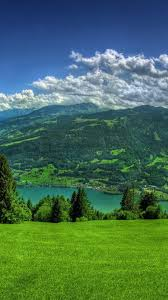
#> input picture index1.jpg, 168 x 300 px
$ python RGBtoGray.py
#> lines starting #> are read from the running program, lines starting #| are printed output that depends on the picture
import numpy as np
from PIL import Image


class scale:
      def convert(self,image):
#> called with image = 'index1.jpg'
          arra=np.array(Image.open(image))
#> arra is the input picture: shape (300, 168, 3); mean R, G, B 70.5, 110.4, 85.8
          hei, wid, _ = arra.shape
#> hei = 300; wid = 168

          #for j in range(wid):
           #   for k in range(hei):
          arra[:hei,:wid,0]=0.299*arra[:hei,:wid,0]+0.587*arra[:hei,:wid,1]+0.114*arra[:hei,:wid,2]
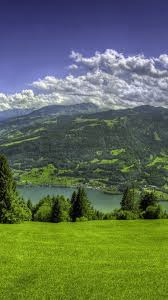
#> arra: shape (300, 168, 3); mean R, G, B 95.2, 110.4, 85.8
          got=arra[...,0]
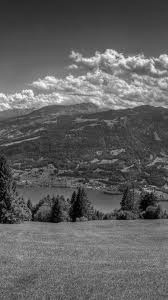
#> got: shape (300, 168); min 0, max 253, mean 95.2
          ima = Image.fromarray(got)
          return ima

filename="index1.jpg"
A=scale();
A.convert(filename).save("gray.jpg")

$ run again, with index.jpg copied over index1.jpg
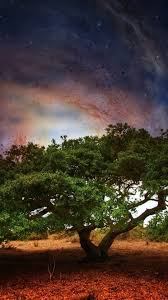
#> input picture index.jpg, 168 x 300 px
#> in convert, arra is the input picture: shape (300, 168, 3); mean R, G, B 74.1, 59.8, 51.7
#> in convert, `arra[:hei,:wid,0]=0.299*arra[:hei,:wid,0]+0.587*arra[:hei,:wid,1]+0.11..`:
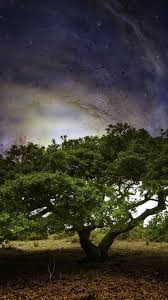
#> arra: shape (300, 168, 3); mean R, G, B 62.6, 59.8, 51.7
#> in convert, `got=arra[...,0]`:
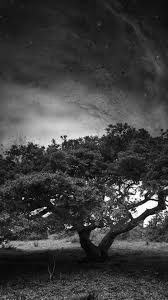
#> got: shape (300, 168); min 0, max 255, mean 62.6
